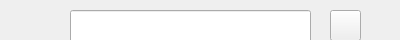
<?xml version="1.0" encoding="UTF-8"?>
<ui version="4.0">
 <class>searchBox</class>
 <widget class="QWidget" name="searchBox">
  <property name="geometry">
   <rect>
    <x>0</x>
    <y>0</y>
    <width>400</width>
    <height>40</height>
   </rect>
  </property>
  <property name="windowTitle">
   <string>searchBox</string>
  </property>
  <widget class="QLabel" name="label_Picture">
   <property name="geometry">
    <rect>
     <x>30</x>
     <y>0</y>
     <width>31</width>
     <height>31</height>
    </rect>
   </property>
   <property name="cursor">
    <cursorShape>ArrowCursor</cursorShape>
   </property>
   <property name="text">
    <string/>
   </property>
   <property name="pixmap">
    <pixmap resource="qt_controls_res.qrc">:/controls_res/Icon01.png</pixmap>
   </property>
   <property name="scaledContents">
    <bool>true</bool>
   </property>
  </widget>
  <widget class="QLineEdit" name="lineEdit_input">
   <property name="geometry">
    <rect>
     <x>70</x>
     <y>10</y>
     <width>241</width>
     <height>41</height>
    </rect>
   </property>
   <property name="toolTip">
    <string>可以使用*号和问号通配符</string>
   </property>
  </widget>
  <widget class="QPushButton" name="pushButton_clear">
   <property name="geometry">
    <rect>
     <x>330</x>
     <y>10</y>
     <width>31</width>
     <height>31</height>
    </rect>
   </property>
   <property name="cursor">
    <cursorShape>PointingHandCursor</cursorShape>
   </property>
   <property name="text">
    <string/>
   </property>
   <property name="iconSize">
    <size>
     <width>24</width>
     <height>24</height>
    </size>
   </property>
  </widget>
 </widget>
 <resources>
  <include location="qt_controls_res.qrc"/>
 </resources>
 <connections/>
</ui>
